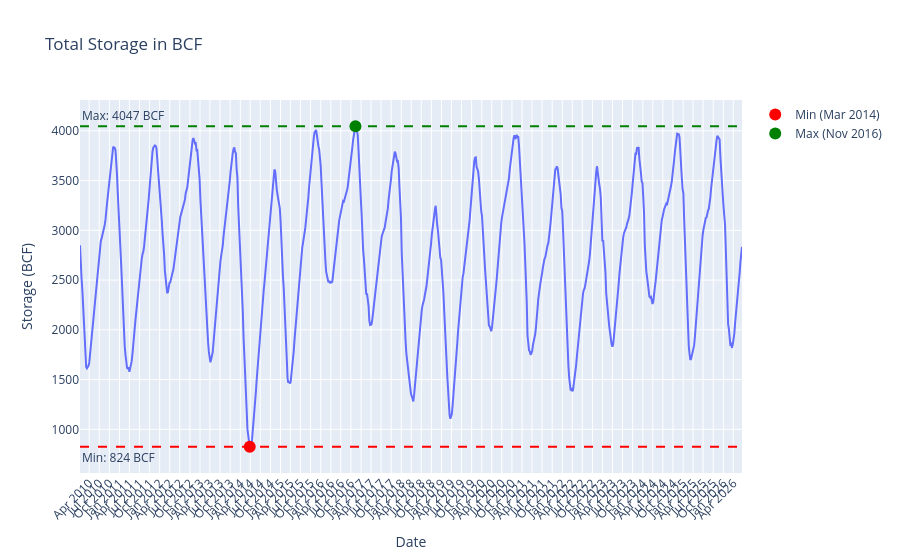

Source (notebook cell):
### Code cell
#plot total storage over time

import plotly.express as px

plot_df = storage.sort_values('date')

fig = px.line(
    plot_df,
    x='date',
    y='storage_bcf',
    title='Total Storage in BCF',
    labels={'date': 'Date', 'storage_bcf': 'Storage (BCF)'},
)

minima = plot_df.loc[plot_df['storage_bcf'].idxmin()]
maxima = plot_df.loc[plot_df['storage_bcf'].idxmax()]
min_val = minima['storage_bcf']
max_val = maxima['storage_bcf']

fig.add_hline(
    y=min_val,
    line_dash='dash',
    line_color='red',
    annotation_text=f'Min: {min_val:.0f} BCF',
    annotation_position='bottom left',
)
fig.add_hline(
    y=max_val,
    line_dash='dash',
    line_color='green',
    annotation_text=f'Max: {max_val:.0f} BCF',
    annotation_position='top left',
)

fig.add_scatter(
    x=[minima['date']],
    y=[min_val],
    mode='markers',
    name=f"Min ({minima['date'].strftime('%b %Y')})",
    marker=dict(size=12, color='red', symbol='circle'),
)
fig.add_scatter(
    x=[maxima['date']],
    y=[max_val],
    mode='markers',
    name=f"Max ({maxima['date'].strftime('%b %Y')})",
    marker=dict(size=12, color='green', symbol='circle'),
)

fig.update_xaxes(
    tickformat='%b %Y',
    dtick='M3',
    tickangle=-45,
)

fig.show()

#exhibits seasonal patterns in storage, with highs in winter season which is then used into the spring season, with buildup during summer and autumn seasons

### Figure 1 — Plotly figure (JSON) as saved in the notebook; plotly's stock layout.template omitted (floating-point values rounded to 4 significant figures; data arrays with more than 128 entries replaced by an {"elided": "..."} marker saying what was removed)
{"data": [{"hovertemplate": "Date=%{x}<br>Storage (BCF)=%{y}<extra></extra>", "legendgroup": "", "line": {"color": "#636efa", "dash": "solid"}, "marker": {"symbol": "circle"}, "mode": "lines", "name": "", "orientation": "v", "showlegend": false, "type": "scatter", "x": {"elided": "859 str values"}, "xaxis": "x", "y": {"elided": "859 int values"}, "yaxis": "y"}, {"marker": {"color": "red", "size": 12, "symbol": "circle"}, "mode": "markers", "name": "Min (Mar 2014)", "type": "scatter", "x": ["2014-03-28T00:00:00"], "y": [824]}, {"marker": {"color": "green", "size": 12, "symbol": "circle"}, "mode": "markers", "name": "Max (Nov 2016)", "type": "scatter", "x": ["2016-11-11T00:00:00"], "y": [4047]}], "layout": {"annotations": [{"showarrow": false, "text": "Min: 824 BCF", "x": 0, "xanchor": "left", "xref": "x domain", "y": 824, "yanchor": "top", "yref": "y"}, {"showarrow": false, "text": "Max: 4047 BCF", "x": 0, "xanchor": "left", "xref": "x domain", "y": 4047, "yanchor": "bottom", "yref": "y"}], "legend": {"tracegroupgap": 0}, "shapes": [{"line": {"color": "red", "dash": "dash"}, "type": "line", "x0": 0, "x1": 1, "xref": "x domain", "y0": 824, "y1": 824, "yref": "y"}, {"line": {"color": "green", "dash": "dash"}, "type": "line", "x0": 0, "x1": 1, "xref": "x domain", "y0": 4047, "y1": 4047, "yref": "y"}], "title": {"text": "Total Storage in BCF"}, "xaxis": {"anchor": "y", "domain": [0, 1], "dtick": "M3", "tickangle": -45, "tickformat": "%b %Y", "title": {"text": "Date"}}, "yaxis": {"anchor": "x", "domain": [0, 1], "title": {"text": "Storage (BCF)"}}}}
